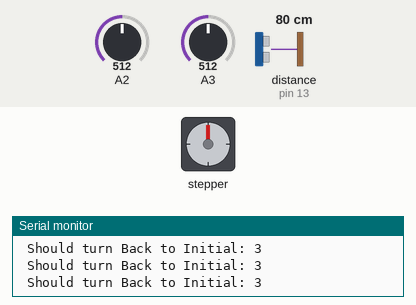
Simulated run of this sketch. Board: Arduino Uno, built with avr-gcc and run on an emulated ATmega328P. Shown: stepper motor, the last lines printed to the serial monitor. Wiring (inferred from the names in the program): ultrasonic range finder: trigger pin 12; echo pin 13. The inputs (shaded band) are chosen by the test bench; at power-on: distance to the obstacle (sensor on pin 13) 80 cm, A2 = 512, A3 = 512. The echo pulse lasts 58.3 µs per cm; stepper angles assume 2048 steps per turn.

Above: at 1.2 s.
1.3 s: distance to the obstacle (sensor on pin 13) set to 18 cm
2.8 s: distance to the obstacle (sensor on pin 13) set to 14 cm
At 3.5 s:
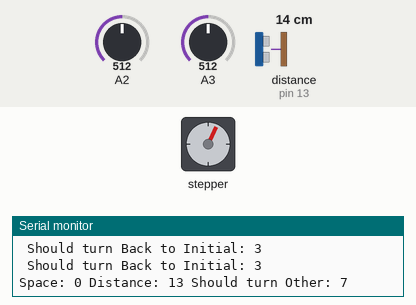
5.8 s: A2 set to 688
8.8 s: A2 set to 711
At 17.5 s:
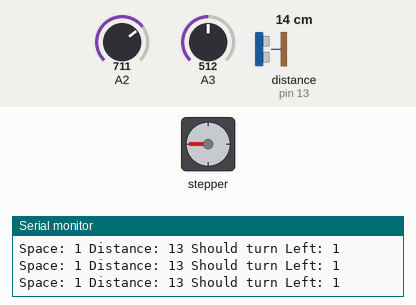
17.8 s: distance to the obstacle (sensor on pin 13) set to 35 cm
At 21.5 s:
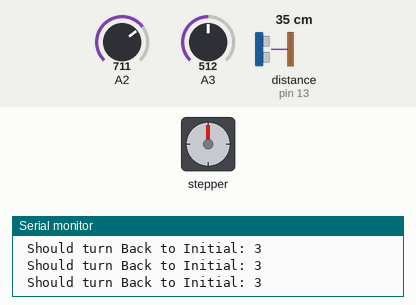
Timing chart, 0 to 21.8 s (numbered marks = the images above; inputs shaded):
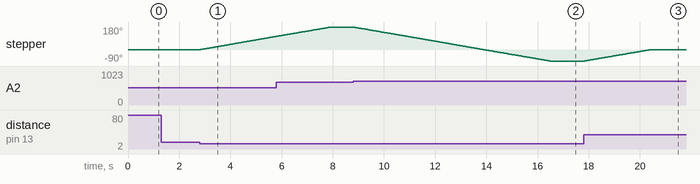

The sketch:

Lab09Basic3.ino
```cpp
#include <Arduino_FreeRTOS.h>
#define STEPS 2048
#include <Stepper.h>

Stepper stepper(STEPS, 8, 10, 9, 11);
const int trigPin = 12, echoPin = 13;
int Light[2]= {0,0}; //photoresistor at A2,A3.
int isPark0 = 0;
int isPark1 = 0;
int space = 2;
int distance;
int duration;

int xPin = A0, yPin = A1;
int xAxis = 0, yAxis = 0;
int rpin = 9, gpin =10, bpin = 11; //for RGB LED light.
int motor_state=3;
int pins[8] = {2, 3, 4, 5, 6, 7, 14, 15};//pins to 7-seg. //14 15 : A0 A1
boolean data[3][8] = {
// define the pins to light the 3 number: 0, 1, 2
  {true, true, true, true, true, true, false, false}, // 0
  {false, true, true, false, false, false, false, false}, // 1
  {true, true, false,true, true, false, true, false} // 2
};

void vTask1(void *pvParameters);
void vTask2(void *pvParameters);
void vTask3(void *pvParameters);
void Ultrasonic(void *pvParameters);
void StepperMotor(void *pvParameters);
void setup() {
  // Now set up two tasks to run independently
  Serial.begin(9600);
    while (!Serial) {
    ; // wait for serial port to connect.
      }
  xTaskCreate( //Task1 : Photoresistor Light[1].
    vTask1,   // Pointer to function for thse task
    (const portCHAR *) "Task1", // Name for the task
    128,      // Stack size
    NULL,     // NULL task parameter
    1,        // This task will run at First priority 1
    NULL );   // Do not use the task handle
  xTaskCreate(vTask2, (const portCHAR *) "Task2", 128, NULL, 1, NULL);//Task2 : Light[1]
  xTaskCreate(vTask3, (const portCHAR *) "Task3", 128, NULL, 1, NULL);//Task3 : set sevenSegment.
  xTaskCreate(Ultrasonic, (const portCHAR *) "Task4", 128, NULL, 1, NULL);//Detect 15 cm.
  xTaskCreate(StepperMotor, (const portCHAR *) "Task5", 128, NULL, 1, NULL);//stepper motor.

  /* Now the task scheduler, which takes over control of scheduling individual tasks, is automatically started */
}
void loop() {
   // Empty! Things are done in Tasks.
}

void vTask1(void *pvParameters) { //measure the light intensity of a photoresistor every 5 ticks (using vTaskDelay()) and store the value in a global variable Light.
  (void) pvParameters;
  pinMode(A2, INPUT); 
  for( ;; ) // A Task shall never return or exit.
   {
    Light[0] = analogRead(A2);
    if(Light[0] < 700)isPark0 = 1;
    else isPark0 = 0;
//     Serial.print(Light[0]);
//     Serial.print(" ");
    vTaskDelay(5);
   }
}
void vTask2(void *pvParameters) {//position of a joystick every 5 ticks and store the values in global variables xAxis and yAxis respectively.
  (void) pvParameters;
pinMode(A3, INPUT); 
  for( ;; ) // A Task shall never return or exit.
   {
     Light[1] = analogRead(A3);
     if(Light[1] < 700)isPark1 = 1;
    else isPark1 = 0;
//     Serial.println(Light[1]);
      vTaskDelay(5);
   }
}

void vTask3(void *pvParameters) { //seven segment.
  (void) pvParameters;

  for( ;; ) // A Task shall never return or exit.
   {
        space = 2;
        if(isPark0 == 1)space--;
        if(isPark1 == 1)space--;
//          Serial.println(space);
        for(int i=0; i<=7; i++){
          digitalWrite(pins[i], data[space][i] == true ? HIGH : LOW);
        }
    vTaskDelay(5);
    // do whatever the task is to do
   }
}

void Ultrasonic(void *pvParameters) { //detect whether there is a car.
  (void) pvParameters;
   pinMode(trigPin, OUTPUT);
   pinMode(echoPin, INPUT);
  for( ;; ) // A Task shall never return or exit.
   {
         digitalWrite(trigPin, LOW); // Clears the trigPin
         delayMicroseconds(2);
         /* Sets the trigPin on HIGH state for 10 ms */
         digitalWrite(trigPin, HIGH);    delayMicroseconds(10);
         digitalWrite(trigPin, LOW);
         /* Reads Echo pin, returns sound travel time in ms */
         duration = pulseIn(echoPin, HIGH);
         /* Calculating the distance */
         distance = duration*0.034/2;
//            Serial.print(" Distance: ");
//   Serial.println(distance);
     }
    vTaskDelay(5);
    // do whatever the task is to do
 }


void StepperMotor(void *pvParameters) { //Stepper.steps. if distance <= 15cm, turn.
  (void) pvParameters;
//  int motor_state;
  int lastState = 0;
  stepper.setSpeed(10);
  for( ;; ) // A Task shall never return or exit.
   {
        //initial state : 4 (up). Positive: turn Right. Negative: turn Left.
//        motor_state = 4;
        if(distance <= 15){
             Serial.print("Space: ");
             Serial.print(space);
             Serial.print(" Distance: ");
             Serial.print(distance);
              if(space ==2){ //point Left :1
                  motor_state = 1;
                   Serial.print(" Should turn Left: ");
                  Serial.println(motor_state);
              }
              else if(space == 1){//point to right:6.
                  if(isPark0 == 1){
                    motor_state = 5;
                    Serial.print(" Should turn Right: ");
                    Serial.println(motor_state);
                  }
                  else{
                    motor_state = 1;
                    Serial.print(" Should turn Left: ");
                    Serial.println(motor_state);

                  }
              }
              else{//no empty space. point to eight.
                motor_state = 7;
                  Serial.print(" Should turn Other: ");
                  Serial.println(motor_state);
              }
              if(motor_state != lastState){
              stepper.step(256 * (motor_state - lastState));
              }
        }
        else{//the car is away.
            stepper.step(256*(3-motor_state)); //should turn back to initial state.
            motor_state = 3;//reset motor state.
             Serial.print(" Should turn Back to Initial: ");
              Serial.println(motor_state);

        }
        lastState = motor_state;
    vTaskDelay(5);
    // do whatever the task is to do
   }
}
```

Measured:
- the behaviour switches between 17 and 16 cm on distance to the obstacle (sensor on pin 13) (found by bisection; images 0 and 1)
- the behaviour switches between 699 and 700 on A2 (found by bisection; images 1 and 2)
- after the input at 2.8 s, stepper: keeps turning clockwise at about 35°/s, starting at once
- after the input at 8.8 s, stepper: turns 270° counter-clockwise in 7.6 s, starting at once
- after the input at 17.8 s, stepper: turns 90° clockwise in 2.6 s, starting after 0.05 s
